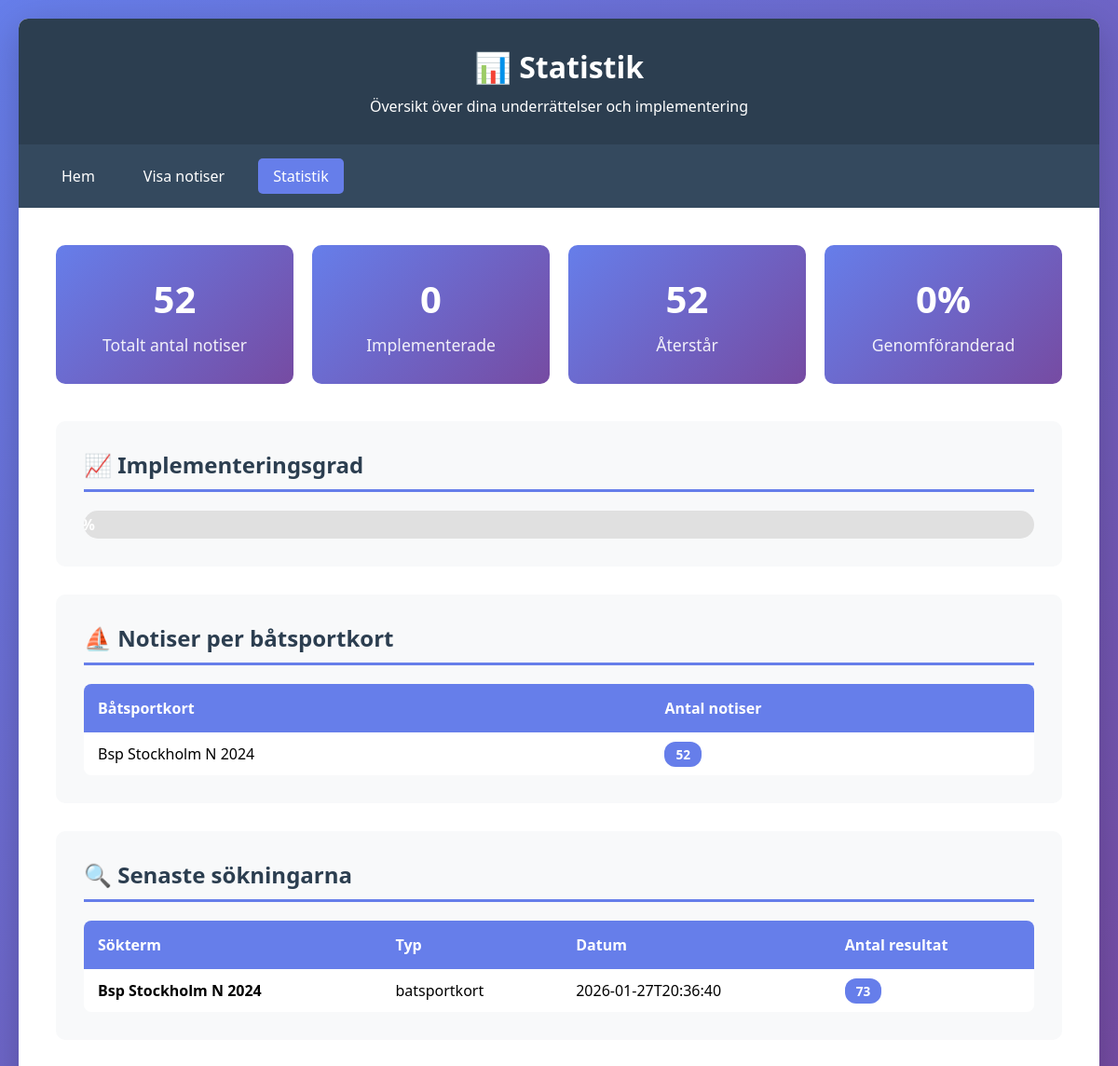
The app's page /statistics with its own data.
### tables this page shows
CREATE TABLE search_history (
            id INTEGER PRIMARY KEY AUTOINCREMENT,
            search_term TEXT,
            search_type TEXT,
            search_date TEXT,
            results_count INTEGER
        );

### app.py (the view)
@app.route('/statistics')
def statistics():
    conn = get_db()
    c = conn.cursor()
    c.execute('SELECT COUNT(*) FROM notices')
    total_notices = c.fetchone()[0]
    c.execute('SELECT COUNT(*) FROM implementation_status WHERE implemented = 1')
    implemented = c.fetchone()[0]
    c.execute('''
        SELECT sjokort_nummer, COUNT(*) as count
        FROM notices
        WHERE sjokort_nummer != ''
        GROUP BY sjokort_nummer
        ORDER BY count DESC
    ''')
    by_sjokort = c.fetchall()
    c.execute('''
        SELECT batsportkort, COUNT(*) as count
        FROM notices
        WHERE batsportkort != ''
        GROUP BY batsportkort
        ORDER BY count DESC
    ''')
    by_batsportkort = c.fetchall()
    c.execute('''
        SELECT search_term, search_type, search_date, results_count
        FROM search_history
        ORDER BY search_date DESC
        LIMIT 10
    ''')
    recent_searches = c.fetchall()
    conn.close()
    return render_template('statistics.html',
                         total_notices=total_notices,
                         implemented=implemented,
                         by_sjokort=by_sjokort,
                         by_batsportkort=by_batsportkort,
                         recent_searches=recent_searches)

### app.py (called while the page is built)
def get_db():
    conn = sqlite3.connect(app.config['DATABASE'])
    conn.row_factory = sqlite3.Row
    return conn

### templates/statistics.html (shortened to what this page needs)
<!DOCTYPE html>
<html lang="sv">
<head>
</head>
<body>
    <div class="container">
        <header>
            <h1>📊 Statistik</h1>
            <p>Översikt över dina underrättelser och implementering</p>
        </header>
        <nav>
            <a href="/">Hem</a>
            <a href="/notices">Visa notiser</a>
            <a href="/statistics" class="active">Statistik</a>
        </nav>
        <div class="content">
            <div class="stats-grid">
                <div class="stat-card">
                    <h3>{{ total_notices }}</h3>
                    <p>Totalt antal notiser</p>
                </div>
                <div class="stat-card">
                    <h3>{{ implemented }}</h3>
                    <p>Implementerade</p>
                </div>
                <div class="stat-card">
                    <h3>{{ total_notices - implemented }}</h3>
                    <p>Återstår</p>
                </div>
                <div class="stat-card">
                    <h3>{% if total_notices > 0 %}{{ ((implemented / total_notices) * 100)|round|int }}%{% else %}0%{% endif %}</h3>
                    <p>Genomföranderad</p>
                </div>
            </div>
            {% if total_notices > 0 %}
            <div class="section">
                <h2>📈 Implementeringsgrad</h2>
                <div class="progress-bar">
                    <div class="progress-fill" style="width: {% if total_notices > 0 %}{{ (implemented / total_notices) * 100 }}%{% else %}0%{% endif %}">
                        {% if total_notices > 0 %}{{ ((implemented / total_notices) * 100)|round|int }}%{% else %}0%{% endif %}
                    </div>
                </div>
            </div>
            {% endif %}
            {% if by_batsportkort %}
            <div class="section">
                <h2>⛵ Notiser per båtsportkort</h2>
                <table>
                    <thead>
                        <tr>
                            <th>Båtsportkort</th>
                            <th>Antal notiser</th>
                        </tr>
                    </thead>
                    <tbody>
                        {% for item in by_batsportkort %}
                        <tr>
                            <td>{{ item[0] }}</td>
                            <td><span class="badge">{{ item[1] }}</span></td>
                        </tr>
                        {% endfor %}
                    </tbody>
                </table>
            </div>
            {% endif %}
            {% if recent_searches %}
            <div class="section">
                <h2>🔍 Senaste sökningarna</h2>
                <table>
                    <thead>
                        <tr>
                            <th>Sökterm</th>
                            <th>Typ</th>
                            <th>Datum</th>
                            <th>Antal resultat</th>
                        </tr>
                    </thead>
                    <tbody>
                        {% for search in recent_searches %}
                        <tr>
                            <td><strong>{{ search[0] }}</strong></td>
                            <td>{{ search[1] }}</td>
                            <td>{{ search[2][:19] }}</td>
                            <td><span class="badge">{{ search[3] }}</span></td>
                        </tr>
                        {% endfor %}
                    </tbody>
                </table>
            </div>
            {% endif %}
        </div>
    </div>
</body>
</html>

### templates/statistics.html (style rules this page uses)
* { margin: 0; padding: 0; box-sizing: border-box; }
body { font-family: 'Segoe UI', Tahoma, Geneva, Verdana, sans-serif; background: linear-gradient(135deg, #667eea 0%, #764ba2 100%); min-height: 100vh; padding: 20px; }
.container { max-width: 1400px; margin: 0 auto; background: white; border-radius: 10px; box-shadow: 0 10px 40px rgba(0,0,0,0.2); overflow: hidden; }
header { background: #2c3e50; color: white; padding: 30px; text-align: center; }
header h1 { font-size: 2em; margin-bottom: 10px; }
nav { background: #34495e; padding: 15px 30px; display: flex; gap: 20px; flex-wrap: wrap; }
nav a { color: white; text-decoration: none; padding: 8px 16px; border-radius: 5px; transition: background 0.3s; }
nav a.active { background: #667eea; }
.content { padding: 40px; }
.stats-grid { display: grid; grid-template-columns: repeat(auto-fit, minmax(250px, 1fr)); gap: 20px; margin-bottom: 40px; }
.stat-card { background: linear-gradient(135deg, #667eea 0%, #764ba2 100%); color: white; padding: 30px; border-radius: 10px; text-align: center; }
.stat-card h3 { font-size: 2.5em; margin-bottom: 10px; }
.stat-card p { opacity: 0.9; font-size: 1.1em; }
.section { background: #f8f9fa; padding: 30px; border-radius: 10px; margin-bottom: 30px; }
.section h2 { color: #2c3e50; margin-bottom: 20px; padding-bottom: 10px; border-bottom: 3px solid #667eea; }
table { width: 100%; border-collapse: collapse; background: white; border-radius: 8px; overflow: hidden; }
table th { background: #667eea; color: white; padding: 15px; text-align: left; font-weight: 600; }
table td { padding: 12px 15px; border-bottom: 1px solid #e0e0e0; }
table tr:last-child td { border-bottom: none; }
.badge { background: #667eea; color: white; padding: 4px 12px; border-radius: 12px; font-size: 0.85em; font-weight: bold; }
.progress-bar { width: 100%; height: 30px; background: #e0e0e0; border-radius: 15px; overflow: hidden; margin-top: 20px; }
.progress-fill { height: 100%; background: linear-gradient(90deg, #4caf50 0%, #8bc34a 100%); display: flex; align-items: center; justify-content: center; color: white; font-weight: bold; transition: width 0.3s; }

### records on screen
search_history: search_term "Bsp Stockholm N 2024", search_type "batsportkort", search_date "2026-01-27T20:36:40", results_count "73"

### other values on screen
{{ total_notices }} "52"
{{ implemented }} "0"
{{ total_notices - implemented }} "52"
{{ ((implemented / total_notices) * 100)|round|int }} "0"
{{ item[0] }} "Bsp Stockholm N 2024"
{{ item[1] }} "52"
